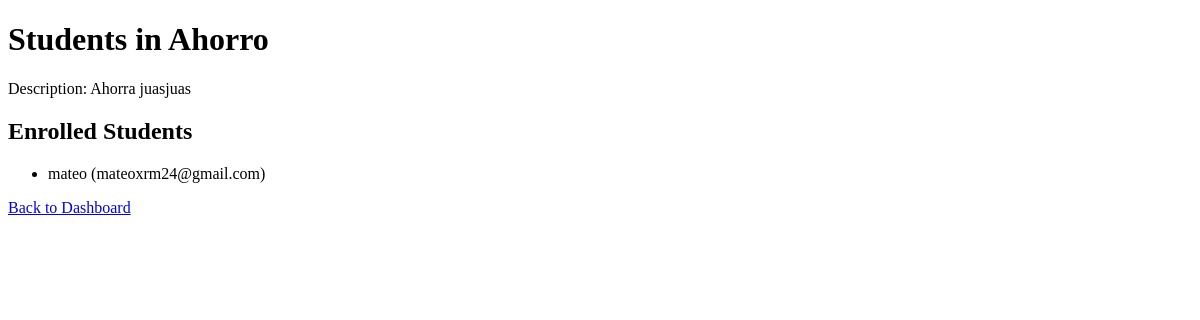
Page /course_students/1 (signed in) on the earlier database version.
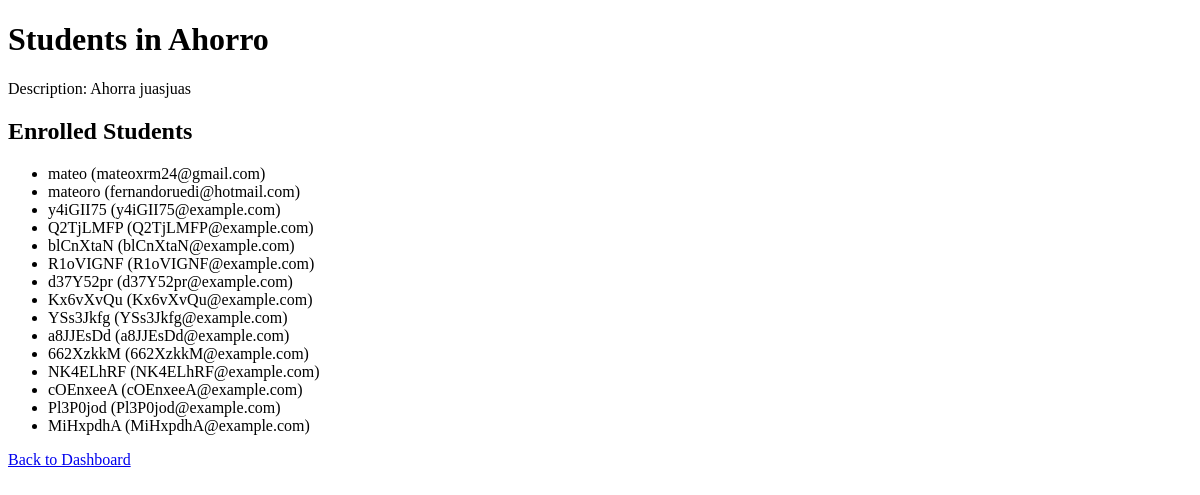
Same page on the later database version.
### models.py (models this page shows, shortened)
class User(db.Model, UserMixin):
    id = db.Column(db.Integer, primary_key=True)
    username = db.Column(db.String(100), unique=True, nullable=False)
    email = db.Column(db.String(120), unique=True, nullable=False)
    password_hash = db.Column(db.String(128))
    role = db.Column(db.String(50), nullable=False)
    enrollments = db.relationship('Enrollment', backref='student', lazy=True)

### app.py (the view)
@app.route('/course_students/<int:course_id>')
@login_required
def course_students(course_id):
    course = Course.query.get_or_404(course_id)
    enrollments = Enrollment.query.filter_by(course_id=course_id, status='approved').all()
    students = [User.query.get(enrollment.student_id) for enrollment in enrollments]
    return render_template('course_students.html', course=course, students=students)

### app.py (called while the page is built)
@login_manager.user_loader
def load_user(user_id):
    return User.query.get(int(user_id))

### templates/course_students.html (shortened to what this page needs)
<!DOCTYPE html>
<html lang="en">
<head>
</head>
<body>
    <h1>Students in {{ course.name }}</h1>
    <p>Description: {{ course.description }}</p>
    <h2>Enrolled Students</h2>
    <ul>
        {% for student in students %}
            <li>{{ student.username }} ({{ student.email }})</li>
        {% endfor %}
    </ul>
    <a href="{{ url_for('dashboard') }}">Back to Dashboard</a>
</body>
</html>

Differences in the rows shown:
now on this page (row unchanged): User: username "mateoro", email "fernandoruedi@hotmail.com"
added User: username "y4iGII75", email "y4iGII75@example.com"
added User: username "Q2TjLMFP", email "Q2TjLMFP@example.com"
added User: username "blCnXtaN", email "blCnXtaN@example.com"
added User: username "R1oVIGNF", email "R1oVIGNF@example.com"
added User: username "d37Y52pr", email "d37Y52pr@example.com"
added User: username "Kx6vXvQu", email "Kx6vXvQu@example.com"
added User: username "YSs3Jkfg", email "YSs3Jkfg@example.com"
added User: username "a8JJEsDd", email "a8JJEsDd@example.com"
added User: username "662XzkkM", email "662XzkkM@example.com"
added User: username "NK4ELhRF", email "NK4ELhRF@example.com"
added User: username "cOEnxeeA", email "cOEnxeeA@example.com"
added User: username "Pl3P0jod", email "Pl3P0jod@example.com"
added User: username "MiHxpdhA", email "MiHxpdhA@example.com"
